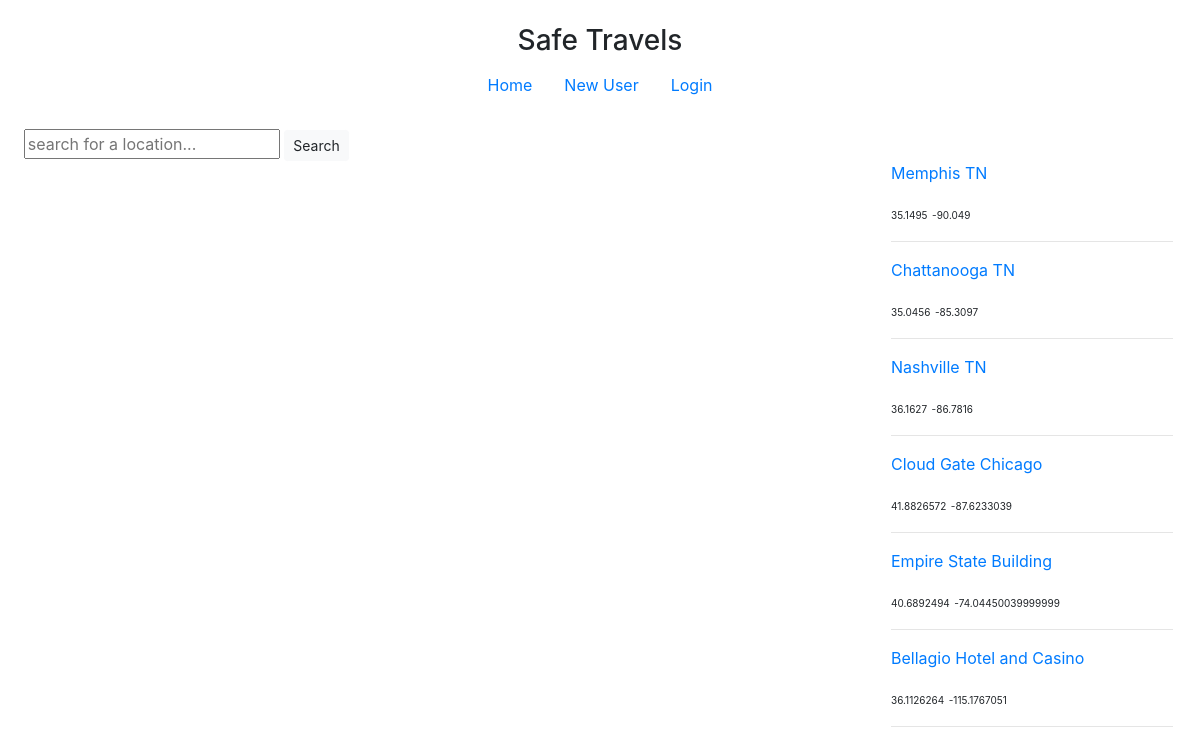
Before: / with the older database file.
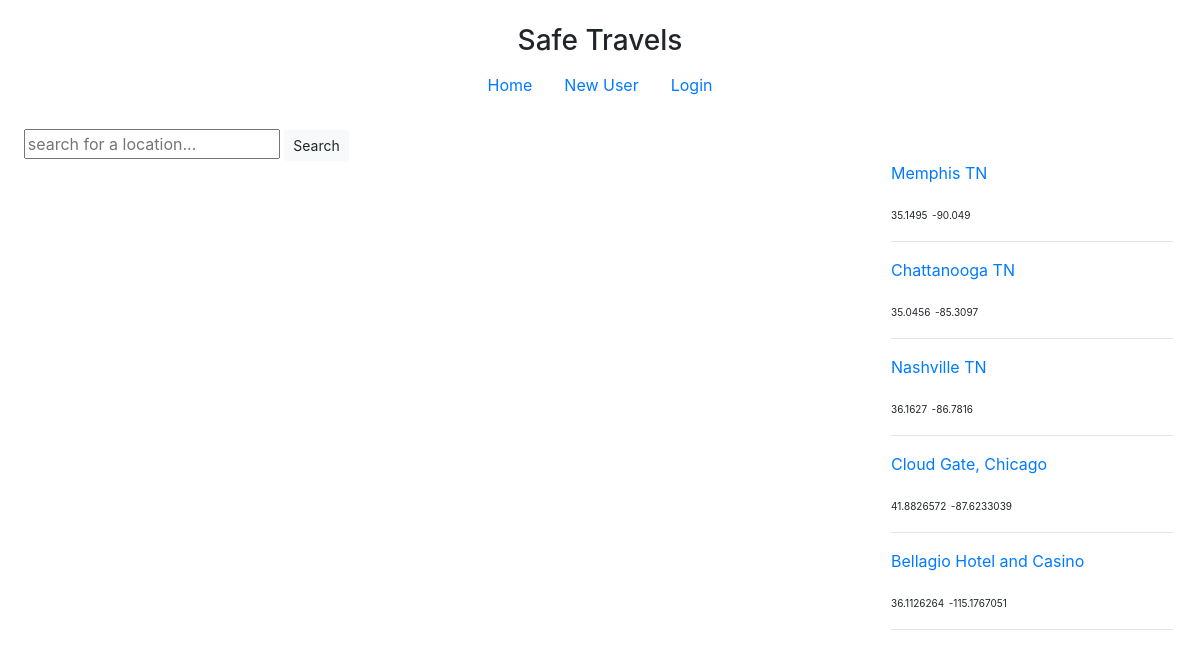
After: the same page with the newer database file.
### travelApp/models.py (models this page shows, shortened)
class LocationLog(models.Model):
    location = models.CharField(max_length=500, default='')
    location_lat = models.FloatField(default=0)
    location_long = models.FloatField(default=0)
    date_of_visit = models.DateTimeField(default=datetime.today)
    summary = models.TextField(default='')
    safety = models.IntegerField(default=0)
    affordability = models.IntegerField(default=0)
    accessibility = models.IntegerField(default=0)
    userModel_fk = models.ForeignKey(UserModel, on_delete=models.CASCADE, null=True, blank=True)

### travelApp/views.py (the view)
# urls.py: path('', views.index, name='index'),
def index(request):
    locationLogs = LocationLog.objects.all()
    context = {
        'allLogs': locationLogs
    }
    return render(request, 'travelApp/index.html', context)

### travelApp/templates/travelApp/index.html (shortened to what this page needs)
{% extends 'travelApp/base.html' %}
{% block content %}
<form class="searchBar" action="{% url 'searchLocation' %}" method="POST">
    <input type="text" name="searchBar" placeholder="search for a location...">
    <button type="submit" class="btn btn-light btn-sm">Search</button>
</form>
<div class="mapAndLogs">
    <div id="map"></div>
    <div class="listLogs">
        {% for logs in allLogs %}
        <a href="{% url 'logDetails' logs.id %}"><p class="locationName">{{logs.location}}</p></a>
        <p class="lat">{{logs.location_lat}}</p>
        <p class="long">{{logs.location_long}}</p>
        <hr>
        {% endfor %}
    </div>
</div>
{% endblock %}

Changed rows visible on the page:
removed LocationLog: location "Empire State Building", location_lat "40.6892494", location_long "-74.04450039999999"
changed LocationLog: location "Cloud Gate Chicago" → "Cloud Gate, Chicago"
